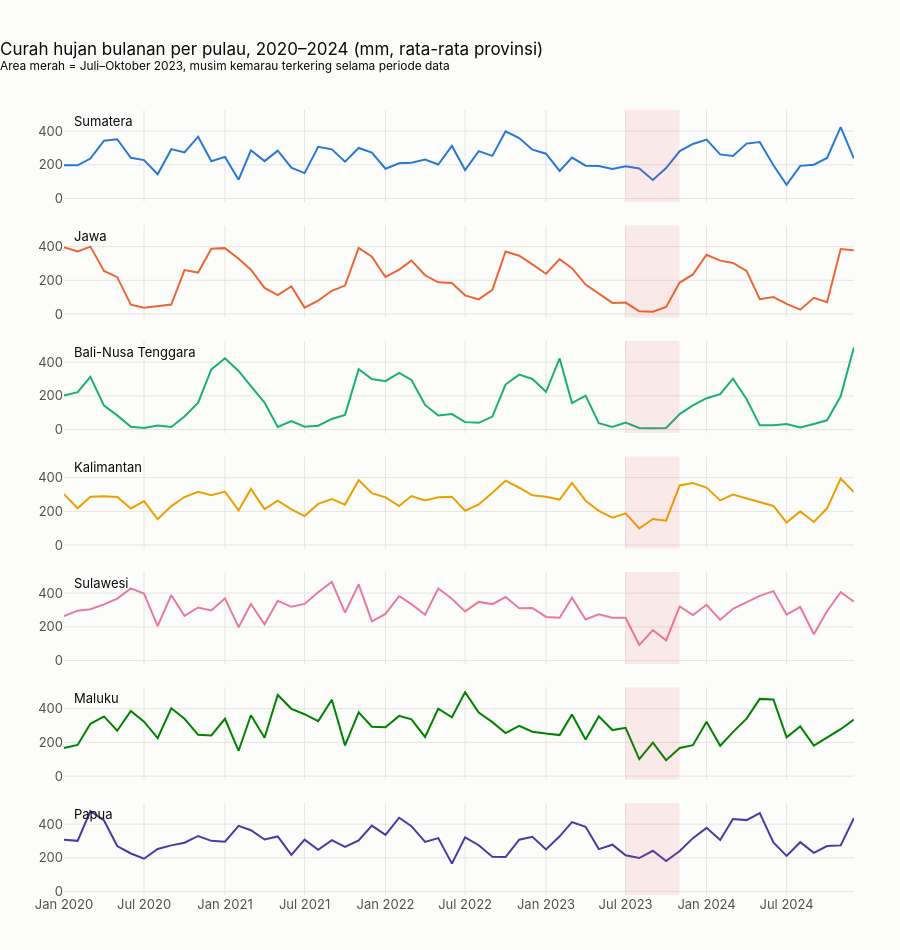

The code cell stored with this chart in its notebook:
### Markdown cell above
## 3. Variasi antartahun

### 3a. Deret waktu curah hujan bulanan per pulau

### Code cell
bulanan = con.sql("""
    SELECT pulau, DATE_TRUNC('month', time) AS bulan,
           SUM(precipitation) / COUNT(DISTINCT provinsi) AS mm_per_provinsi
    FROM cuaca
    GROUP BY ALL
    ORDER BY bulan
""").pl()

# Visualisasi 3: small multiples, satu panel per pulau dengan sumbu y yang sama
# (7 garis dalam satu panel terlalu padat untuk dibaca)
fig3 = px.line(
    bulanan.with_columns(pl.col("mm_per_provinsi").round(0)),
    x="bulan", y="mm_per_provinsi", color="pulau", facet_row="pulau",
    category_orders={"pulau": URUTAN_PULAU}, color_discrete_map=WARNA_PULAU,
    labels={"bulan": "", "mm_per_provinsi": "mm", "pulau": "Pulau"},
)
fig3.update_traces(line=dict(width=2), hovertemplate="%{x|%b %Y}: %{y:.0f} mm")
fig3.for_each_annotation(lambda a: a.update(text=a.text.split("=")[-1], textangle=0, x=0.01, xanchor="left", y=a.y + 0.045))
fig3.add_vrect(x0="2023-07-01", x1="2023-10-31", fillcolor="#e34948", opacity=0.10, line_width=0,
               row="all", col=1)
fig3.update_yaxes(title_text="", tickvals=[0, 200, 400])
fig3.update_layout(
    title="Curah hujan bulanan per pulau, 2020–2024 (mm, rata-rata provinsi)<br>"
          "<sup>Area merah = Juli–Oktober 2023, musim kemarau terkering selama periode data</sup>",
    showlegend=False, height=950, margin=dict(t=110),
)
simpan(fig3, "03_line_hujan_bulanan_per_pulau")
fig3.show()
